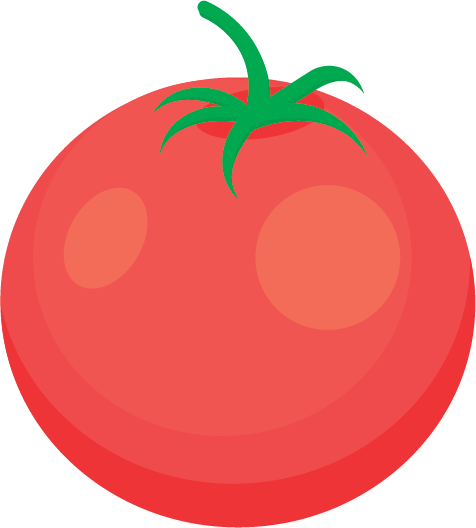
#> input picture Exercises/ImageSplitting/veggie2.png, 476 x 528 px
$ python ImageDivision2.py
#> lines starting #> are read from the running program, lines starting #| are printed output that depends on the picture
from PIL import Image
import numpy as np
import os
import random

# Load the image
image_path = 'veggie2.png'  # Replace with your image path
image = Image.open(image_path).convert("RGBA")
#> image is the input picture: PIL image 476x528 RGBA; mean R, G, B, A 236.4, 139.4, 133.5, 173.1
image_data = np.array(image)

# Extract the alpha channel (transparency)
alpha_channel = image_data[:, :, 3]
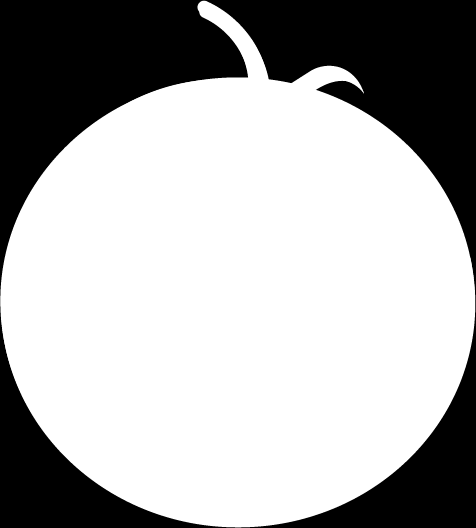
#> alpha_channel: shape (528, 476); min 0, max 255, mean 173.1

# Find non-transparent pixels (where alpha > 0)
non_transparent_indices = np.argwhere(alpha_channel > 0)
#> non_transparent_indices = 171469 pairs, first value 0 to 527, second value 0 to 475

# Shuffle the non-transparent pixels randomly (once, to prevent overlap)
non_transparent_indices = non_transparent_indices.tolist()
#> non_transparent_indices = 171469 items
random.shuffle(non_transparent_indices)

# Define split ratios (e.g., 40%, 20%, 20%, 15%, 5%)
ratios = [40, 20, 20, 15, 5]
total_ratio = sum(ratios)

# Calculate how many pixels go into each chunk
total_visible_pixels = len(non_transparent_indices)
#> total_visible_pixels = 171469
split_counts = [int(total_visible_pixels * (r / total_ratio)) for r in ratios]
#> split_counts = [68587, 34293, 34293, 25720, 8573]

# Adjust the last split to ensure all pixels are used
split_counts[-1] += total_visible_pixels - sum(split_counts)

# Create output directory
output_dir = "veggie2_pixel_random_fixed"
os.makedirs(output_dir, exist_ok=True)

# Split and save the image chunks
start_idx = 0
for i, count in enumerate(split_counts):
    end_idx = start_idx + count

    # Select unique pixels for this chunk (no overlaps)
    chunk_pixels = non_transparent_indices[start_idx:end_idx]

    # Create a blank mask for this chunk
    chunk_mask = np.zeros_like(alpha_channel)

    # Apply the selected pixels to the mask
    for y, x in chunk_pixels:
        chunk_mask[y, x] = 255

    # Apply the mask to the original image data
    chunk_image_data = image_data.copy()
    chunk_image_data[:, :, 3] = chunk_mask

    # Convert to image and save
    chunk_image = Image.fromarray(chunk_image_data, mode="RGBA")
    chunk_image.save(f"{output_dir}/veggie_pixel_random_fixed_{i+1}.png")

    start_idx = end_idx  # Move to the next chunk
#> this loop made 5 passes
#> (count, end_idx, start_idx) on passes 1 to 5: (68587, 68587, 68587), (34293, 102880, 102880), (34293, 137173, 137173), (25720, 162893, 162893), (8576, 171469, 171469)
#> pass 1, `chunk_image = Image.fromarray(chunk_image_data, mode="RGBA")`:
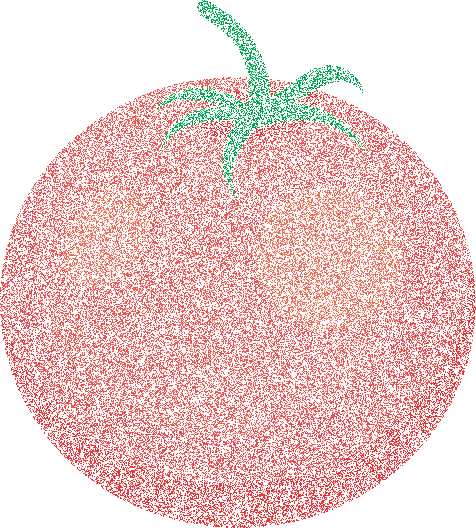
#> chunk_image: PIL image 476x528 RGBA; mean R, G, B, A 236.4, 139.4, 133.5, 69.6; transparent parts drawn white
#> pass 2, `chunk_image = Image.fromarray(chunk_image_data, mode="RGBA")`:
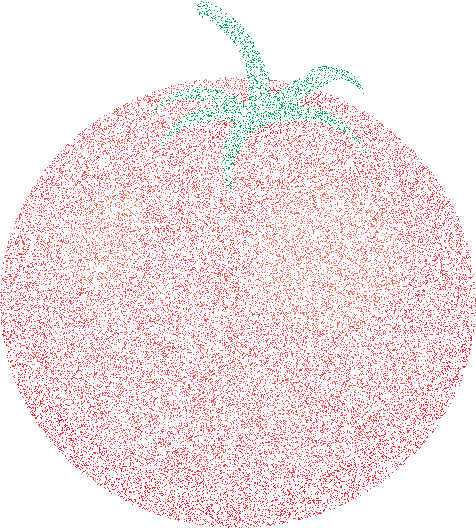
#> chunk_image: PIL image 476x528 RGBA; mean R, G, B, A 236.4, 139.4, 133.5, 34.8; transparent parts drawn white
#> pass 3, `chunk_image = Image.fromarray(chunk_image_data, mode="RGBA")`:
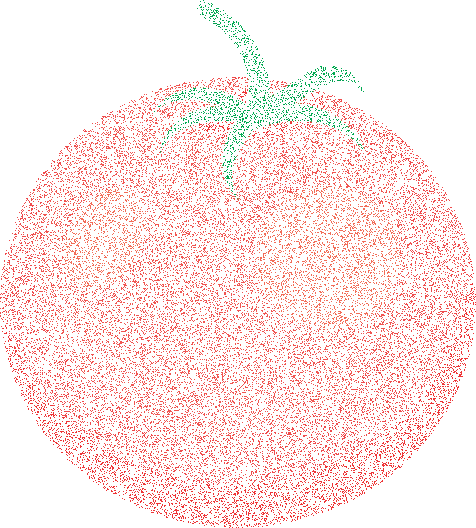
#> chunk_image: PIL image 476x528 RGBA; mean R, G, B, A 236.4, 139.4, 133.5, 34.8; transparent parts drawn white
#> after the loop:
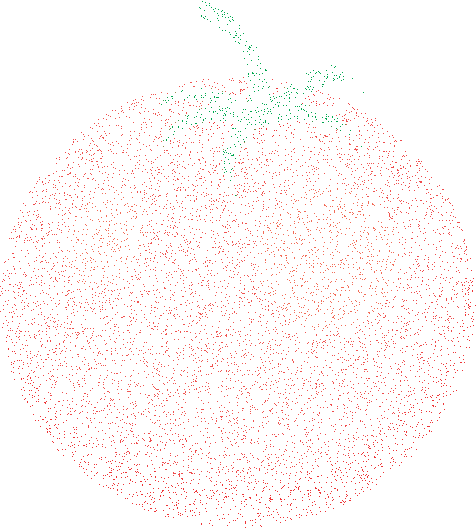
#> chunk_image: PIL image 476x528 RGBA; mean R, G, B, A 236.4, 139.4, 133.5, 8.7; transparent parts drawn white
#> after the loop:
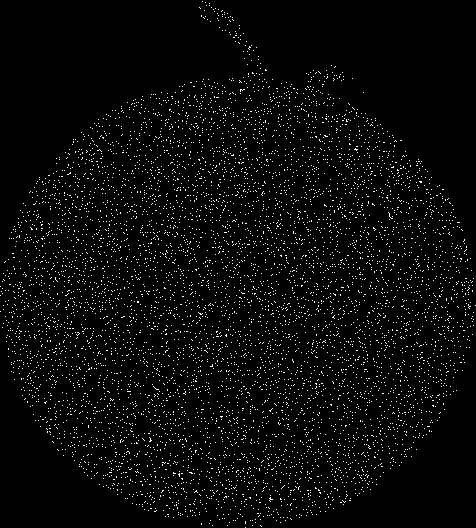
#> chunk_mask: shape (528, 476); 3.4% white in thin lines or dots

print("Random chunk splitting complete. No missing pixels!")
